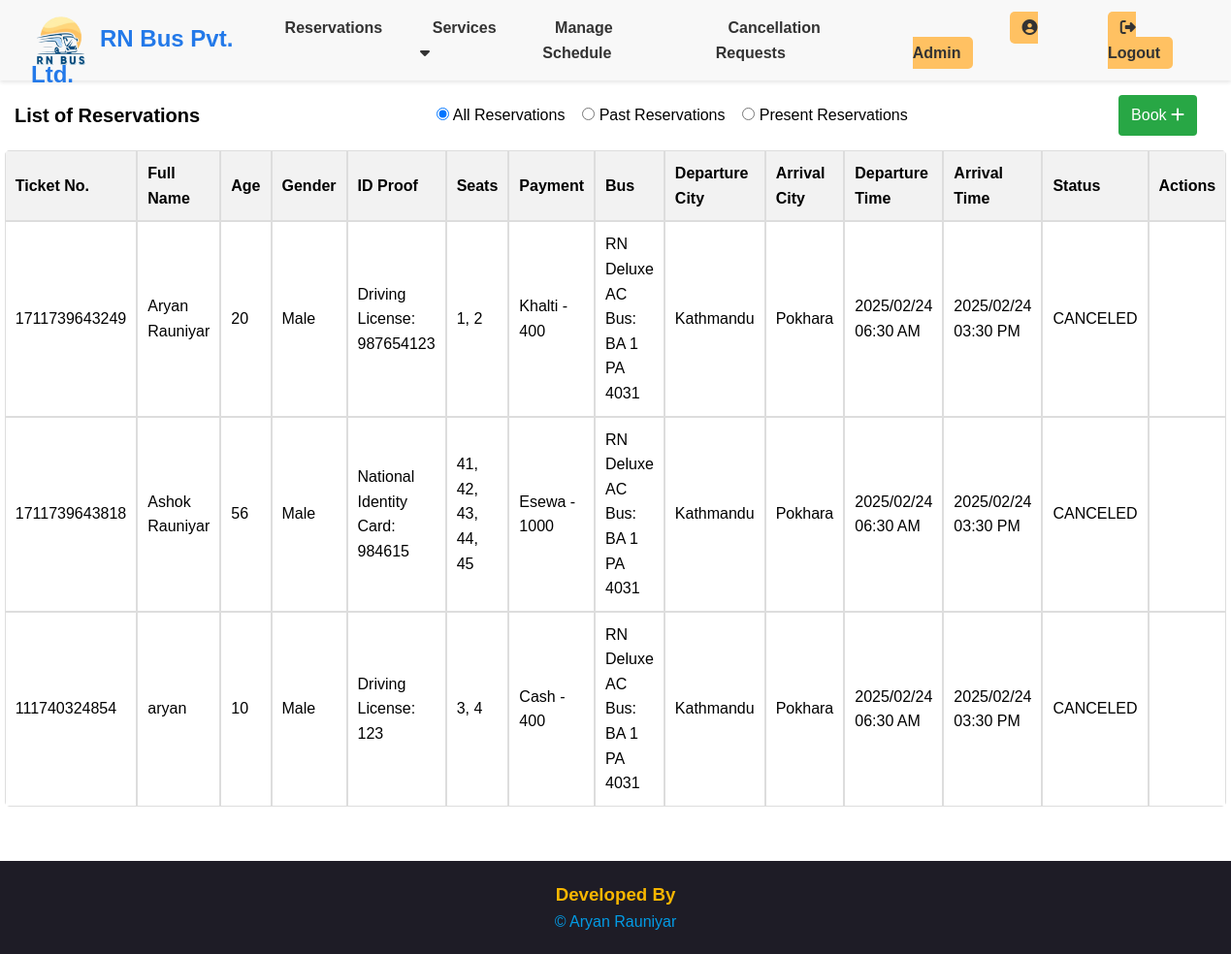
Screenshot of /admin/list_reservations.php (signed in) with the database file from the repository.
### tables this page shows
CREATE TABLE `orders` (
  `id` int(11) NOT NULL,
  `ticket_no` varchar(255) NOT NULL,
  `seats` varchar(255) NOT NULL,
  `fare` decimal(10,2) NOT NULL,
  `name` varchar(255) NOT NULL,
  `age` int(10) NOT NULL,
  `gender` varchar(20) NOT NULL,
  `id_proof` varchar(255) NOT NULL,
  `id_details` text NOT NULL,
  `payment_method` varchar(255) NOT NULL,
  `email` varchar(255) NOT NULL,
  `phone` varchar(255) NOT NULL,
  `status` varchar(255) NOT NULL,
  `user_id` int(11) NOT NULL,
  `schedule_id` int(11) NOT NULL
);

CREATE TABLE `bus` (
  `id` int(30) NOT NULL,
  `name` varchar(250) NOT NULL,
  `bus_number` varchar(50) NOT NULL,
  `capacity` int(11) NOT NULL,
  `status` tinyint(1) NOT NULL DEFAULT 1 COMMENT '0 = inactive, 1 = active',
  `date_updated` datetime NOT NULL DEFAULT current_timestamp() ON UPDATE current_timestamp()
);

CREATE TABLE `location` (
  `id` int(30) NOT NULL,
  `city` varchar(250) NOT NULL,
  `state` varchar(250) NOT NULL,
  `status` tinyint(1) NOT NULL DEFAULT 1 COMMENT '0= inactive , 1= active',
  `date_updated` datetime NOT NULL DEFAULT current_timestamp() ON UPDATE current_timestamp()
);

CREATE TABLE `schedule_list` (
  `id` int(30) NOT NULL,
  `bus_id` int(30) NOT NULL,
  `from_location` int(30) NOT NULL,
  `to_location` int(30) NOT NULL,
  `departure_time` datetime NOT NULL,
  `eta` datetime NOT NULL,
  `status` tinyint(4) NOT NULL DEFAULT 1,
  `availability` int(11) NOT NULL,
  `price` text NOT NULL,
  `date_updated` timestamp NOT NULL DEFAULT current_timestamp() ON UPDATE current_timestamp()
);

### admin/list_reservations.php (the view, shortened to what this page needs)
<?php
$servername = "localhost";
$username = "root";
$password = "";
$dbname = "rn_bus_db";
$conn = new mysqli($servername, $username, $password, $dbname);
?>
<!DOCTYPE html>
<html lang="en">
<head>
    <link rel="stylesheet" href="style.css">
    <link rel="stylesheet" href="list_bus.css">
    <link rel="stylesheet" href="https://cdnjs.cloudflare.com/ajax/libs/font-awesome/6.2.0/css/all.min.css">
</head>
<body>
    <header>
        <nav class="navbar">
            <a class="linklogo" href="../"><img class="logo" src="../images/logo2.png" style="height: inherit; margin: 0px 6px;">RN Bus Pvt. Ltd.</a>
            <ul class="nav-links">
                <li><a href="list_reservations.php">Reservations</a></li>
                <li class="dropdown">
                        <a href="#">Services <i class="fa fa-caret-down" aria-hidden="true"></i></a>
                </li>
                <li><a href="manage_schedule.php">Manage Schedule</a></li>
                <li><a href="list_cancelrequest.php">Cancellation Requests</a></li>
                 <li ><a href="profile.php" class="profile-btn" style="margin-left: 100px;"><i class="fas fa-user-circle"></i> <?=$_SESSION['firstname']?></a></li>
                <li><a href="logout.php" class="login-btn"><i class="fas fa-sign-out-alt"></i> Logout</a></li>
            </ul>
        </nav>
    </header>
    <main>
        <div class="listtop">
    <h2>List of Reservations</h2>
    <div class="filter-options">
    <label for="">&nbsp;&nbsp;</label>
    <label for="">&nbsp;&nbsp;</label>
    <label>
        <input type="radio" name="reservationFilter" value="all" id="allReservations" checked> All Reservations
    </label>
    <label for="">&nbsp;&nbsp;</label>
    <label>
        <input type="radio" name="reservationFilter" value="past" id="pastReservations"> Past Reservations
    </label>
    <label for="">&nbsp;&nbsp;</label>
    <label>
        <input type="radio" name="reservationFilter" value="present" id="presentReservations"> Present Reservations
    </label>
</div>
    <form action="add_reservation.php" method="post" name="add">
    <button name="add"  type="button" onclick="window.location.href='add_reservation.php'">Book <i class="fa fa-plus"></i></button>
</form>
</div>
<table>
    <thead>
        <tr>
                    <th>Ticket No.</th>
                    <th>Full Name</th>
                    <th>Age</th>
                    <th>Gender</th>
                    <th>ID Proof</th>
                    <th>Seats</th>
                    <th>Payment</th>
                    <th>Bus</th>
                    <th>Departure City</th>
                    <th>Arrival City</th>
                    <th>Departure Time</th>
                    <th>Arrival Time</th>
                    <th>Status</th>
                    <th>Actions</th>
        </tr>
    </thead>
    <tbody>
    <?php
$order_query = "SELECT * FROM orders";
$order_result = mysqli_query($conn, $order_query);
if (mysqli_num_rows($order_result) > 0) {
    while ($order = mysqli_fetch_assoc($order_result)) {
        $ticket_number = $order['ticket_no'];
        $full_name = $order['name'];
        $age = $order['age'];
        $gender = $order['gender'];
        $id_proof = $order['id_proof'];
        $id_details = $order['id_details'];
        $seats = $order['seats'];
        $fare = $order['fare'];
        $schedule_id = $order['schedule_id'];
        $status=$order['status'];
        $payment_method=$order['payment_method'];
        $schedule_query = "SELECT bus_id, from_location, to_location, departure_time, eta FROM schedule_list WHERE id = '$schedule_id'";
        $schedule_result = mysqli_query($conn, $schedule_query);
        if (mysqli_num_rows($schedule_result) > 0) {
            $schedule = mysqli_fetch_assoc($schedule_result);
            $bus_id = $schedule['bus_id'];
            $from_location = $schedule['from_location'];
            $to_location = $schedule['to_location'];
            $departure_time = $schedule['departure_time'];
            $arrival_time = $schedule['eta'];
            $bus_query = "SELECT name AS bus_name, bus_number FROM bus WHERE id = '$bus_id'";
            $bus_result = mysqli_query($conn, $bus_query);
            if (mysqli_num_rows($bus_result) > 0) {
                $bus = mysqli_fetch_assoc($bus_result);
                $bus_name = $bus['bus_name'];
                $bus_number = $bus['bus_number'];
            }
            $departure_query = "SELECT city AS departure_city FROM location WHERE id = '$from_location'";
            $arrival_query = "SELECT city AS arrival_city FROM location WHERE id = '$to_location'";
            $departure_result = mysqli_query($conn, $departure_query);
            $arrival_result = mysqli_query($conn, $arrival_query);
            if (mysqli_num_rows($departure_result) > 0) {
                $departure = mysqli_fetch_assoc($departure_result);
                $departure_city = $departure['departure_city'];
            }
            if (mysqli_num_rows($arrival_result) > 0) {
                $arrival = mysqli_fetch_assoc($arrival_result);
                $arrival_city = $arrival['arrival_city'];
            }
            ?>
            <tr>
                <td><?= htmlspecialchars($ticket_number); ?></td>
                <td><?= htmlspecialchars($full_name); ?></td>
                <td><?= htmlspecialchars($age); ?></td>
                <td><?= htmlspecialchars(ucfirst($gender)); ?></td>
                <td><?= htmlspecialchars($id_proof); ?>: <?= htmlspecialchars($id_details); ?></td>
                <td><?= htmlspecialchars($seats); ?></td>
                <td><?= htmlspecialchars($payment_method)." - ".htmlspecialchars($fare/100); ?></td>
                <td><?= htmlspecialchars($bus_name); ?>: <?= htmlspecialchars($bus_number); ?></td>
                <td><?= htmlspecialchars($departure_city); ?></td>
                <td><?= htmlspecialchars($arrival_city); ?></td>
                <td><?= htmlspecialchars(date("Y/m/d", strtotime($departure_time))); ?><br><?= htmlspecialchars(date("h:i A", strtotime($departure_time))); ?></td>
                <td><?= htmlspecialchars(date("Y/m/d", strtotime($arrival_time))); ?><br><?= htmlspecialchars(date("h:i A", strtotime($arrival_time))); ?></td>
                <td><?= htmlspecialchars( strtoupper($status)); ?></td>
				<td>
					</td>
            </tr>
            <?php
        } else {
            echo "No schedule details found for schedule ID: $schedule_id.";
        }
    }
} else {
}
?>
    </tbody>
</table>
    </main>
<br><br>
<footer class="footer">
    <h3 class="dev">Developed By</h3>
    <p><a class="mylink" href="https://aryanrauniyar.com.np">&copy; Aryan Rauniyar</a></p>
</footer>
</body>
</html>

### admin/style.css (style rules this page uses)
* { margin: 0; padding: 0; box-sizing: border-box; font-family: 'Trebuchet MS', 'Lucida Sans Unicode', 'Lucida Grande', 'Lucida Sans', Arial, sans-serif; }
html { height: 100%; margin: 0; }
body { min-width: 1024px; overflow-x: auto; height: 100%; margin: 0; }
body { font-family: Arial, sans-serif; line-height: 1.6; display: flex; flex-direction: column; }
header { top: 0; width: 100%; background: #f8f8f8; box-shadow: 0 2px 4px rgba(0, 0, 0, 0.1); z-index: 1000; }
.navbar { display: flex; justify-content: space-between; align-items: center; padding: 1rem 2rem; }
.navbar .linklogo { font-weight: bold; font-family: 'Trebuchet MS', 'Lucida Sans Unicode', 'Lucida Grande', 'Lucida Sans', Arial, sans-serif; font-size: 1.5rem; color: #2379e9; }
.linklogo { float: left; padding: 0px; font-size: 18px; line-height: 20px; height: 50px; text-decoration: none; }
.logo { overflow-clip-margin: content-box; overflow: clip; vertical-align: middle; }
.nav-links { list-style: none; display: flex; gap: 1rem; }
.nav-links li a { text-decoration: none; color: #333; font-weight: bold; padding: 0.5rem 0.8rem; border-radius: 5px; transition: background 0.3s ease; }
.navbar li:nth-child(1), .navbar li:nth-child(2), .navbar li:nth-child(3) { margin-right: 10px; }
.login-btn { background: #ffc162; color: white; border-radius: 5px; padding: 0.5rem 1rem; }
.nav-links li { position: relative; }
.footer { background-color: #1E1C26; color: white; text-align: center; padding: 50px 0; font-size: 16px; width: 100%; position: relative; margin-top: 40px; }
footer p { margin: 0; }
.mylink { text-decoration: none; color: #039be5; }
.profile-btn { background: #ffc162; color: white; border-radius: 5px; padding: 0.5rem 1rem; }

### admin/list_bus.css (style rules this page uses)
html, body { height: 100%; margin: 0; }
body { display: flex; flex-direction: column; }
.footer { margin-top: auto; background-color: #1E1C26; text-align: center; padding: 20px; }
.dev { color: #f8b600; }
.mylink { text-decoration: none; color: #039be5; }
table { width: 98%; margin: 0 auto; border-collapse: separate; border-spacing: 0; border-radius: 5px; overflow: hidden; margin-bottom: 5px; }
th, td { padding: 10px; text-align: left; border: 1px solid #ddd; }
th { background-color: #f2f2f2; }
.listtop { display: flex; align-items: center; justify-content: space-between; margin-bottom: 20px; margin: 15px 15px; }
.listtop h2 { margin: 0; font-size: 20px; }
.listtop button { padding: 8px 12px; font-size: 16px; cursor: pointer; color: #fff; background-color: #28a745; border-color: #28a745; border: 1px solid transparent; font-size: 1rem; line-height: 1.5; border-radius: .25rem; transition: color .15s ease-in-out, background-color .15s ease-in-out, border-color .15s ease-in-out, box-shadow .15s ease-in-out; margin-right: 20px; }

### rows the page displays
orders: ticket_no "1711739643249", name "Aryan Rauniyar", age "20", gender "Male", id_proof "Driving License", id_details "987654123", seats "1, 2", payment_method "Khalti", $fare/100 "400", bus.name "RN Deluxe AC Bus", bus.bus_number "BA 1 PA 4031", location.city "Kathmandu", location.city "Pokhara", schedule_list.departure_time "2025/02/24", schedule_list.departure_time "06:30 AM", schedule_list.eta "2025/02/24", schedule_list.eta "03:30 PM", status "CANCELED"
orders: ticket_no "1711739643818", name "Ashok Rauniyar", age "56", gender "Male", id_proof "National Identity Card", id_details "984615", seats "41, 42, 43, 44, 45", payment_method "Esewa", $fare/100 "1000", bus.name "RN Deluxe AC Bus", bus.bus_number "BA 1 PA 4031", location.city "Kathmandu", location.city "Pokhara", schedule_list.departure_time "2025/02/24", schedule_list.departure_time "06:30 AM", schedule_list.eta "2025/02/24", schedule_list.eta "03:30 PM", status "CANCELED"
orders: ticket_no "111740324854", name "aryan", age "10", gender "Male", id_proof "Driving License", id_details "123", seats "3, 4", payment_method "Cash", $fare/100 "400", bus.name "RN Deluxe AC Bus", bus.bus_number "BA 1 PA 4031", location.city "Kathmandu", location.city "Pokhara", schedule_list.departure_time "2025/02/24", schedule_list.departure_time "06:30 AM", schedule_list.eta "2025/02/24", schedule_list.eta "03:30 PM", status "CANCELED"

### other values shown
$_SESSION['firstname'] "Admin"
